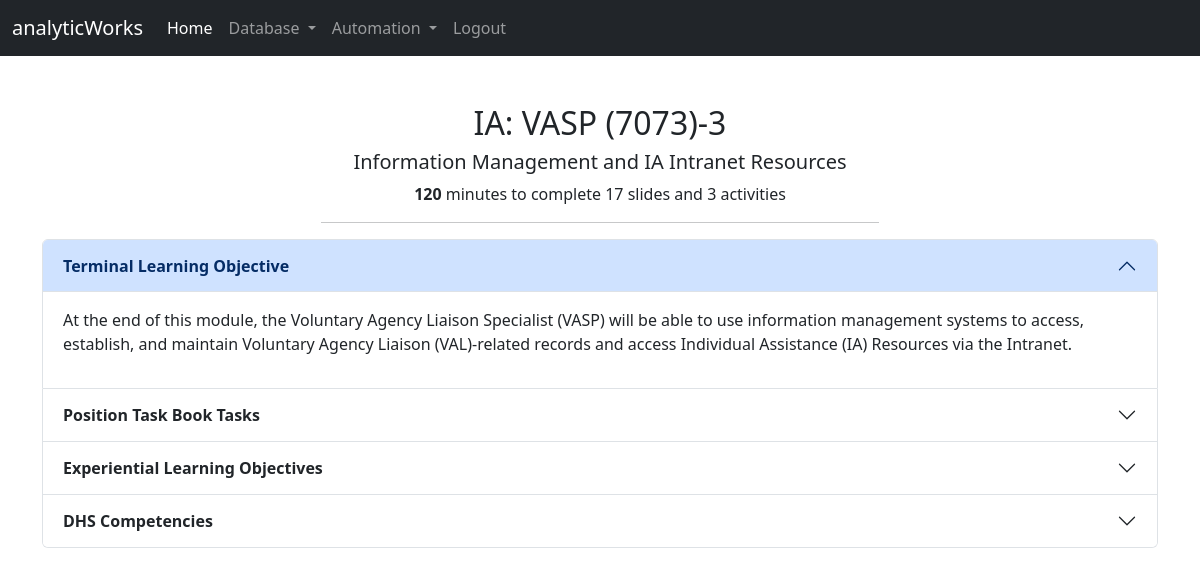
/db/module/1 (signed in), run on the app's committed database.
### CourseInfo/models.py (models this page shows)
class Module(models.Model):
    course = models.ForeignKey(Course, on_delete = models.DO_NOTHING)
    module_number = models.CharField( max_length = 50)
    module_title = models.CharField( max_length = 1000)
    tlos = models.ManyToManyField(TLO, blank = True)
    elos = models.ManyToManyField(ELO, blank = True)
    ptbs = models.ManyToManyField(PTB, blank = True)
    competencies = models.ManyToManyField(Competency, blank = True)
    tb_items = models.ManyToManyField(TBItem , blank = True)
    minutes_to_complete = models.CharField(max_length = 1000)
    number_of_slides = models.IntegerField(blank = True)
    number_of_activities = models.IntegerField(blank = True)
    @property
    def course_name(self):
        return f'{self.course}-{self.module_number}'
    def __str__(self):
        return self.course_name

class Course(models.Model):
    code = models.CharField( max_length = 1000)
    cadre = models.CharField(max_length = 1000)
    cadre_acronym = models.CharField(max_length = 10, default = "")
    position = models.CharField(max_length = 1000, default = "")
    position_acronym = models.CharField(max_length = 1000)
    ptb_course = models.BooleanField(default = True)
    dhs_comp = models.BooleanField(default = False)
    def __str__(self):
        return f'{self.cadre_acronym}: {self.position_acronym} ({self.code})'

class TLO(models.Model):
    tlo = models.CharField( max_length = 1000)
    key_words = models.CharField(max_length = 1000, blank = True)
    def __str__(self):
        return self.tlo

### CourseInfo/views.py (the view)
# urls.py: path('db/module/<int:pk>', views.module, name = 'modules'),
def module(request, pk):
    module_info = Module.objects.get(pk = pk)
    return render(request, 'db/module.html', {'modules': module_info})

### CourseInfo/templates/db/module.html (shortened to what this page needs)
{% extends 'base.html' %}
{% block content %}
    <div class= "col-md-6 offset-md-3 text-center">
    <br><br>
    {% if user.is_authenticated %}
    <div class="form-group">
        <h2>{{ modules }} </h2>
        <h5>{{ modules.module_title }}</h5>
        <p><b>{{ modules.minutes_to_complete }}</b> minutes to complete {{ modules.number_of_slides }} slides and {{ modules.number_of_activities }} activities</td>
        <hr>
        </div>
    </div>
    <div>
        <div class="accordion" id="accordionExample">
            <div class="accordion-item">
              <h2 class="accordion-header" id="headingOne">
                <button class="accordion-button" type="button" data-bs-toggle="collapse" data-bs-target="#collapseOne" aria-expanded="true" aria-controls="collapseOne">
                    <strong>Terminal Learning Objective</strong>
                </button>
              </h2>
              <div id="collapseOne" class="accordion-collapse collapse show" aria-labelledby="headingOne" data-bs-parent="#accordionExample">
                <div class="accordion-body">
                    {% for tlo in modules.tlos.all %}
                    <p>{{ tlo }}</p>
                    {% endfor %}
                                </div>
              </div>
            </div>
            <div class="accordion-item">
              <h2 class="accordion-header" id="headingTwo">
                <button class="accordion-button collapsed" type="button" data-bs-toggle="collapse" data-bs-target="#collapseTwo" aria-expanded="false" aria-controls="collapseTwo">
                    <strong>Position Task Book Tasks</strong>
                </button>
              </h2>
            </div>
            <div class="accordion-item">
              <h2 class="accordion-header" id="headingThree">
                <button class="accordion-button collapsed" type="button" data-bs-toggle="collapse" data-bs-target="#collapseThree" aria-expanded="false" aria-controls="collapseThree">
                    <strong>Experiential Learning Objectives</strong>
                </button>
              </h2>
            </div>
            <div class="accordion-item">
            <h2 class="accordion-header" id="headingFour">
              <button class="accordion-button collapsed" type="button" data-bs-toggle="collapse" data-bs-target="#collapseFour" aria-expanded="false" aria-controls="collapseFour">
                  <strong>DHS Competencies</strong>
              </button>
            </h2>
          </div>
          </div>
    {% endif %}
    </div>
{% endblock %}

### data on the page
Module: course+module_number "IA: VASP (7073)-3", module_title "Information Management and IA Intranet Resources", minutes_to_complete "120", number_of_slides "17", number_of_activities "3"
TLO: tlo "At the end of this module, the Voluntary Agency Liaison Specialist (VASP) will be able to use information management systems to access, establish, and maintain Voluntary Agency Liaison (VAL)-related records and access Individual Assistance (IA) Resources via the Intranet."
